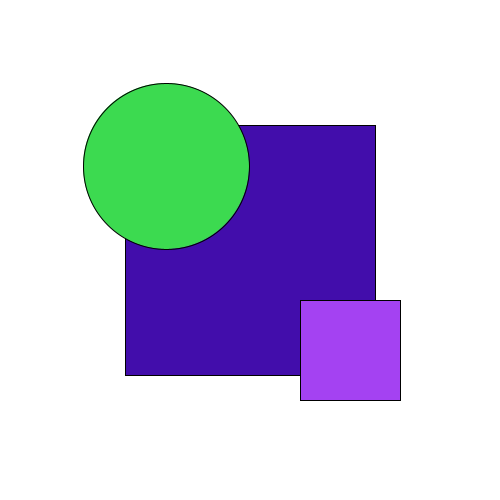
Frame 1 (no input)
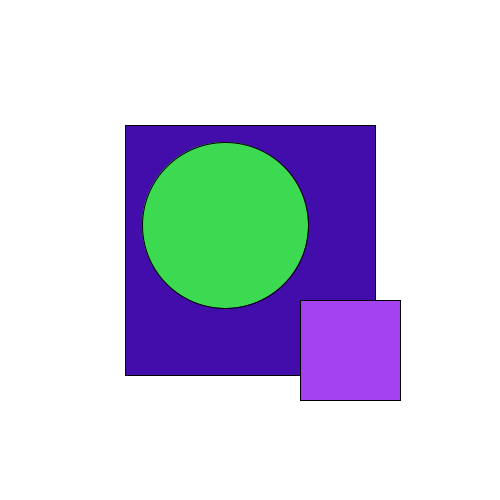
Frame 60 (the mouse pressed at the canvas centre just before this capture)
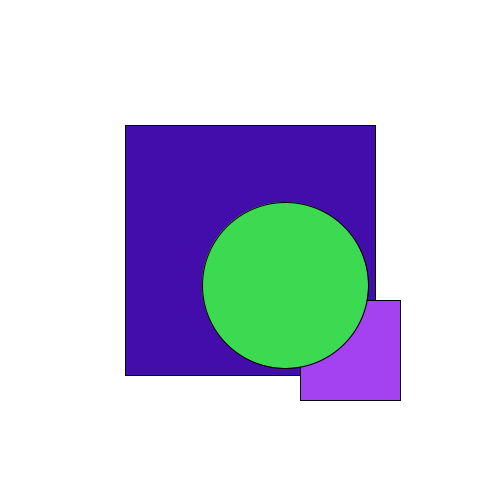
Frame 120 (the mouse held since frame 60 and released just before this capture)

The Processing sketch that drew these frames (run headless with seeded random() and noise(); from frame 60 on, the mouse is pressed at the canvas centre):

// Processing sketch: Abstract
// ── Abstract.pde
ArrayList <Shape> shapes = new ArrayList<Shape>();

void setup() {
  size(500, 500);

  Rectangle rHex = new Rectangle(width/4, height/4, width/2, height/2, color(#420DAB));
  Rectangle rRGB = new Rectangle(width*3/5, height*3/5, width/5, height/5, color(random(255), random(255), random(255)));
  Circle cRGB = new Circle(width/3, height/3, width/6, color(random(255), random(255), random(255)));

  shapes.add(rHex);
  shapes.add(rRGB);
  shapes.add(cRGB);
  ellipseMode(RADIUS);
}

void draw() {
  background(255);
  
  for (int i = 0; i < shapes.size(); i++) {
  shapes.get(i).draw();
  shapes.get(i).step();
  }
}

abstract class Shape {
  float x;
  float y;

  Shape(float x, float y) {
    this.x = x;
    this.y = y;
  }

  abstract void draw();
  abstract void step();
}

// ── Circle.pde
class Circle extends Shape {

  color c;
  float radius;
  float xSpeed = 1;
  float ySpeed = 1;

  Circle(float x, float y, float radius, color c) {
    super(x, y);
    this.radius = radius;
    this.c = c;
  }
  void draw() {
    fill(c);
    ellipse(x, y, radius, radius);
  }
  void step() {
    x+=xSpeed;
    y+=ySpeed;
    if (y - radius < 0 || y + radius > height) {
      xSpeed *= -1;
    }
    if (y - radius < 0 || y + radius > height) {
      ySpeed *= -1;
    }
  }
}

// ── Rectangle.pde
class Rectangle extends Shape {
  float width;
  float height;
  color c;
  
  Rectangle (float x, float y, float width, float height, color c) {
    super(x, y);
    this.width = width;
    this.height = height;
    this.c = c;
  }
  
  void draw() {
    fill(c);
    rect(x, y, width, height);
  }
  void step() {}
}
